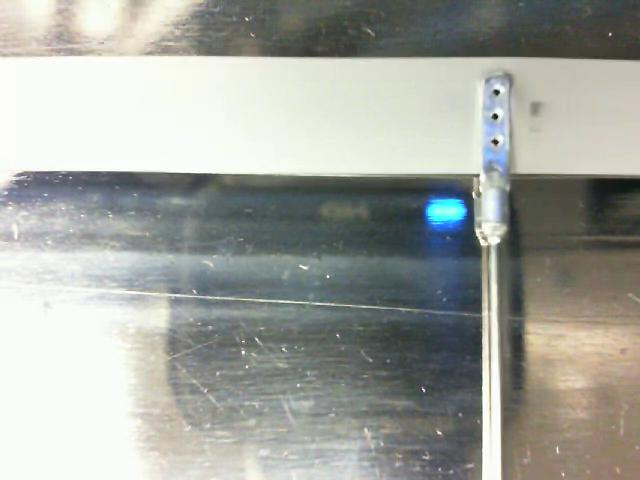
//> input picture 1.jpg, 640 x 480 px
$ ./Canny ../1.jpg   (built with g++ and OpenCV 4)
//> lines starting //> are read from the running program, lines starting //| are printed output that depends on the picture
#include "opencv2/imgproc/imgproc.hpp"
#include "opencv2/highgui/highgui.hpp"
#include <stdlib.h>
#include <stdio.h>

using namespace cv;

Mat src, src_gray;
Mat dst, detected_edges;

int edgeThresh = 1;
int lowThreshold;
int const max_lowThreshold = 100;
int ratio = 3;
int kernel_size = 3;
char* window_name = "Edge Map";

void CannyThreshold(int, void *)
{
    blur(src_gray, detected_edges, Size(3, 3));
    Canny(detected_edges, detected_edges, lowThreshold, lowThreshold*ratio, kernel_size);
    dst = Scalar::all(0);

    src.copyTo(dst, detected_edges);
    imshow(window_name, dst);
}

int main(int argc, char** argv)
{
    src = imread(argv[1]);
//> src is the input picture: 480 rows x 640 cols, CV_8UC3; mean B, G, R 158.7, 164.8, 162.4
    if (!src.data)
    {
        return -1;
    }

    dst.create(src.size(), src.type());

    cvtColor(src, src_gray, CV_BGR2GRAY);
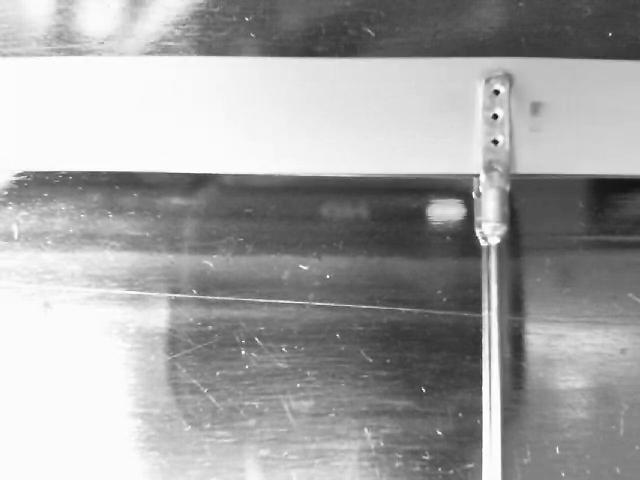
//> src_gray: 480 rows x 640 cols, CV_8UC1; min 8, max 255, mean 163.4

    namedWindow("Original", CV_WINDOW_AUTOSIZE);
    imshow("Original", src);

    namedWindow(window_name, CV_WINDOW_AUTOSIZE);

    createTrackbar("Min Threshold:", window_name, &lowThreshold, max_lowThreshold, CannyThreshold);

    CannyThreshold(0, 0);
//> in CannyThreshold, `Canny(detected_edges, detected_edges, lowThreshold, lowThreshold*ratio..`:
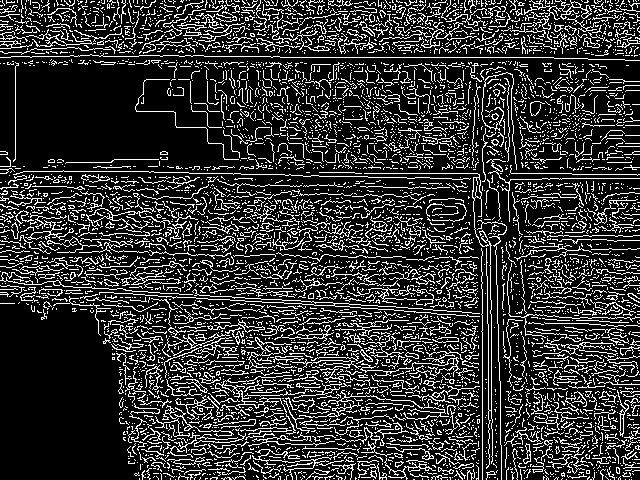
//> detected_edges: 480 rows x 640 cols, CV_8UC1; 20% white in thin lines or dots
//> in CannyThreshold, `src.copyTo(dst, detected_edges);`:
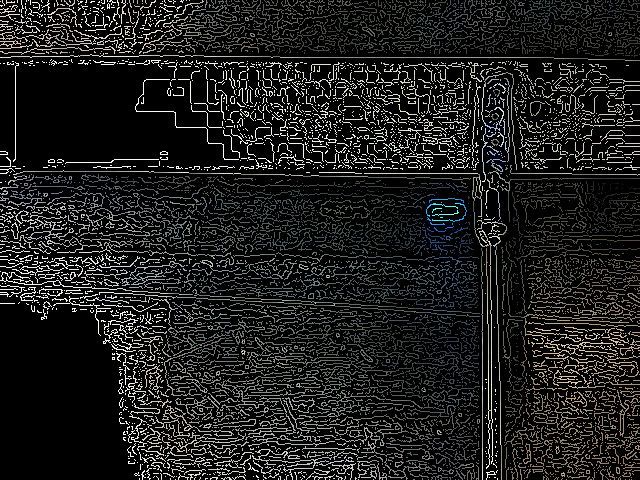
//> dst: 480 rows x 640 cols, CV_8UC3; mean B, G, R 28.7, 30, 29.5

    waitKey(0);

    return 0;
}

$ run again, on 13.png
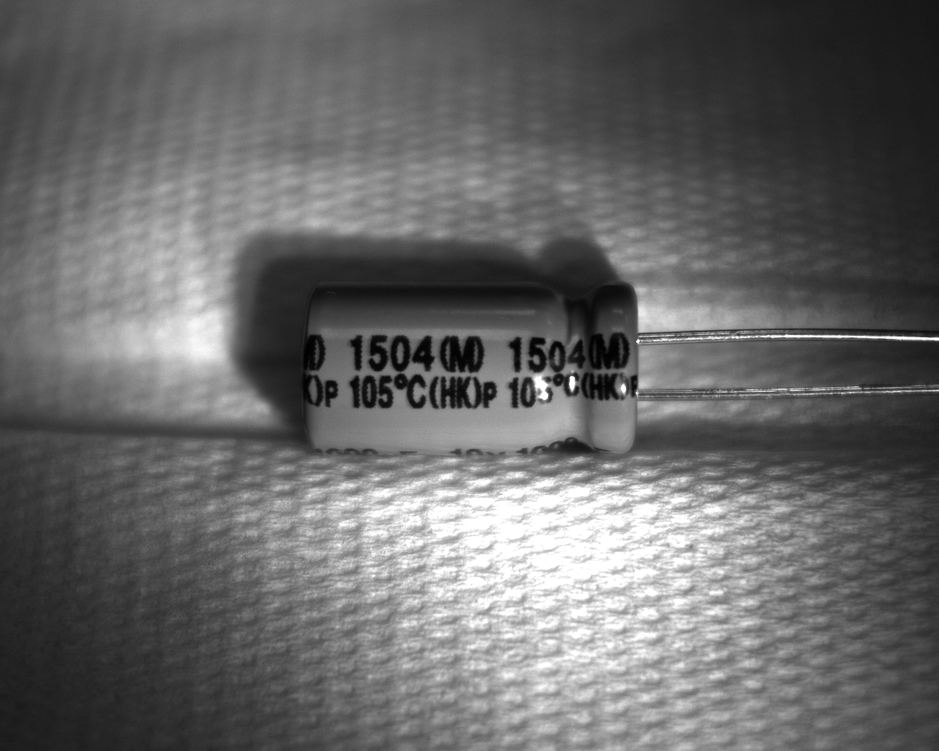
//> input picture 13.png, 939 x 751 px, shrunk from 1280 x 1024 before the run
//> src is the input picture: 751 rows x 939 cols, CV_8UC3; min 0, max 255, mean 103.6
//> in CannyThreshold, `Canny(detected_edges, detected_edges, lowThreshold, lowThreshold*ratio..`:
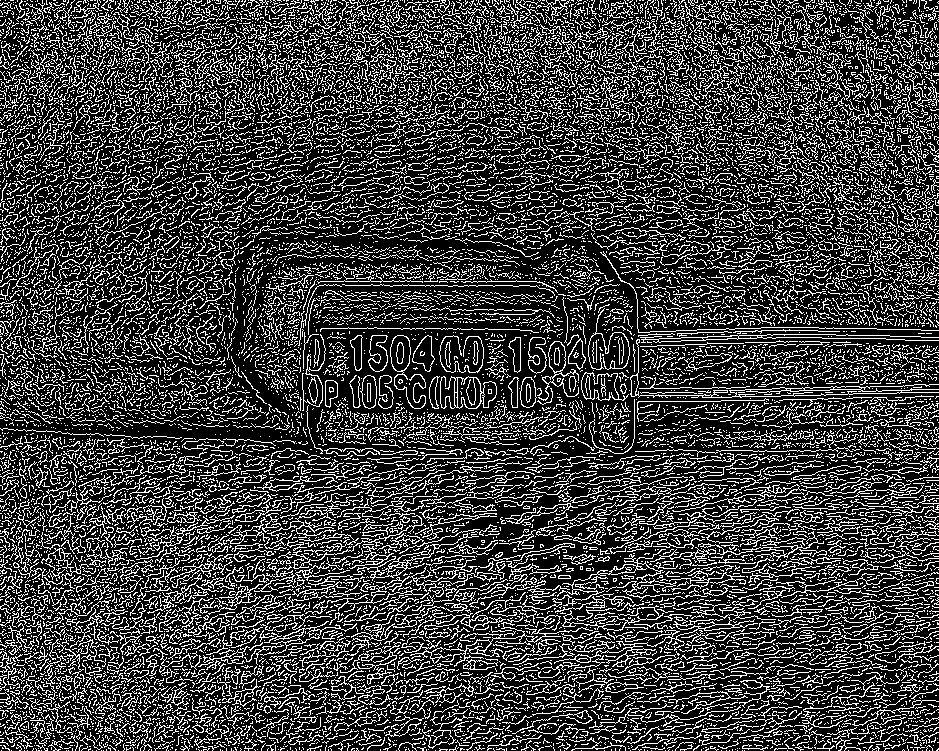
//> detected_edges: 751 rows x 939 cols, CV_8UC1; 24.6% white in thin lines or dots
//> in CannyThreshold, `src.copyTo(dst, detected_edges);`:
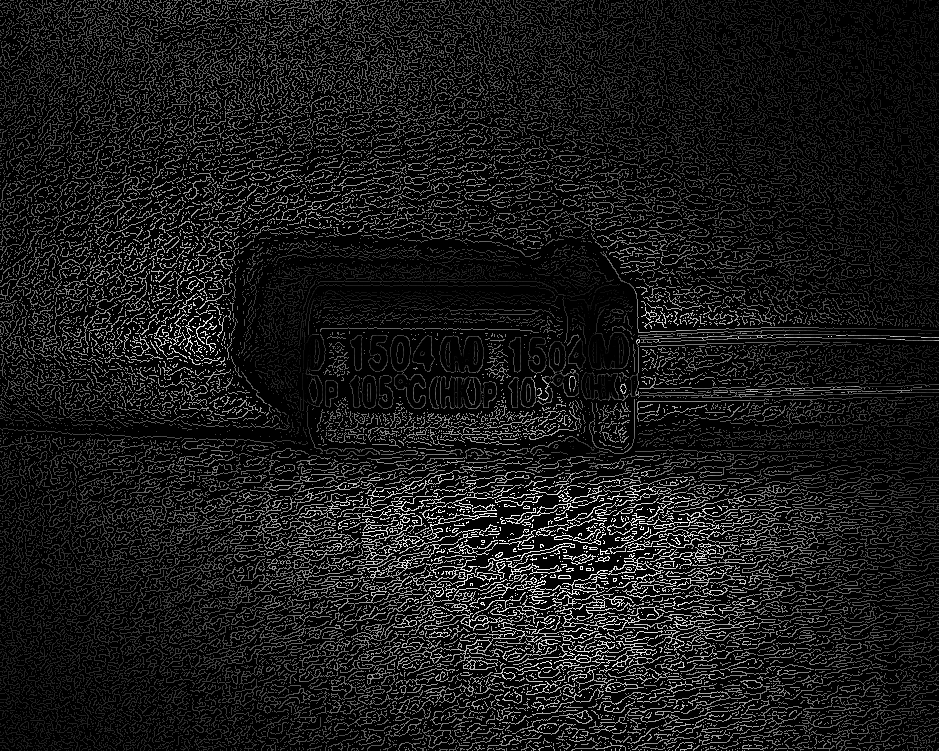
//> dst: 751 rows x 939 cols, CV_8UC3; min 0, max 255, mean 25.6
